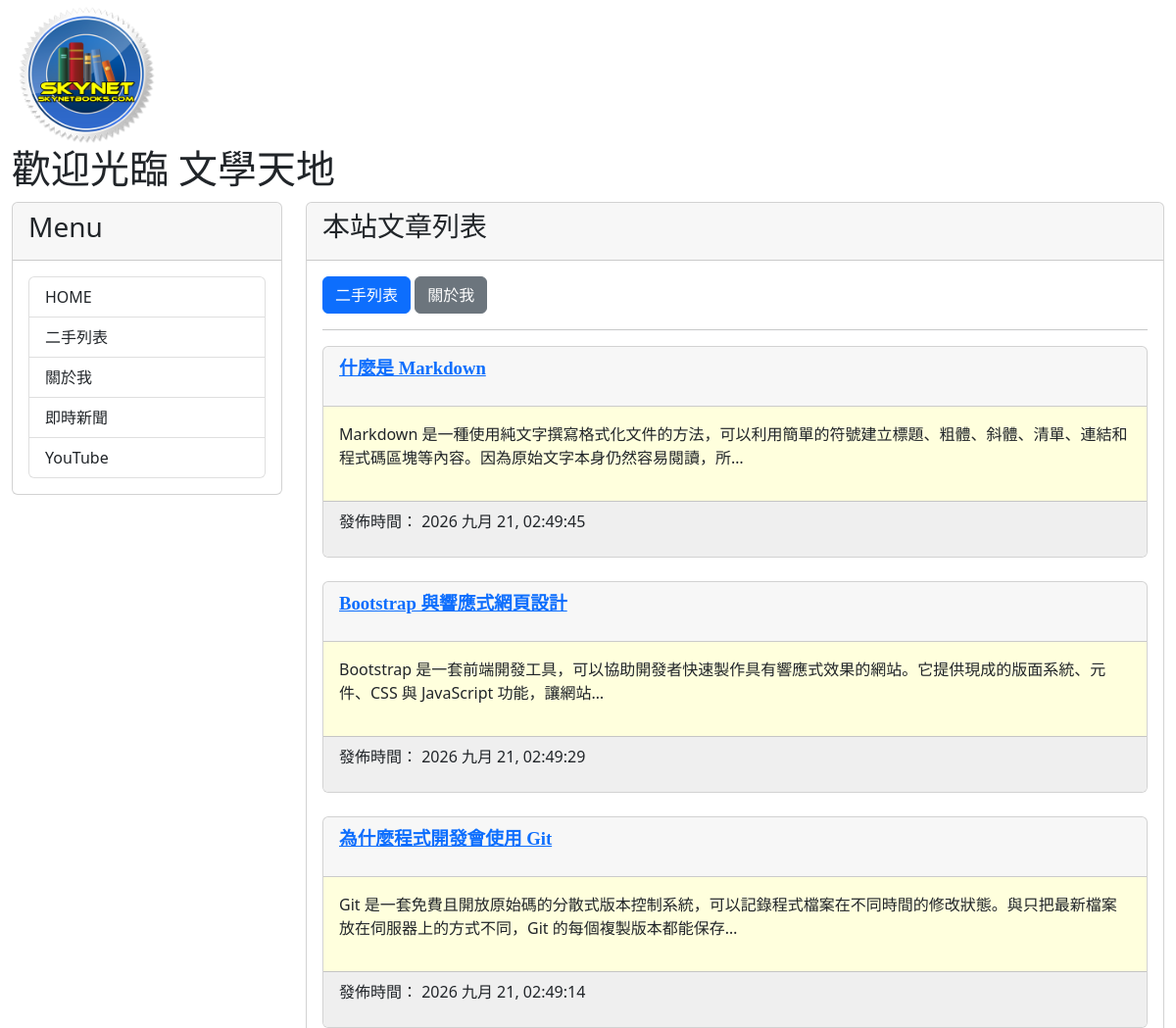
Before: / (upper part) with the older database file.
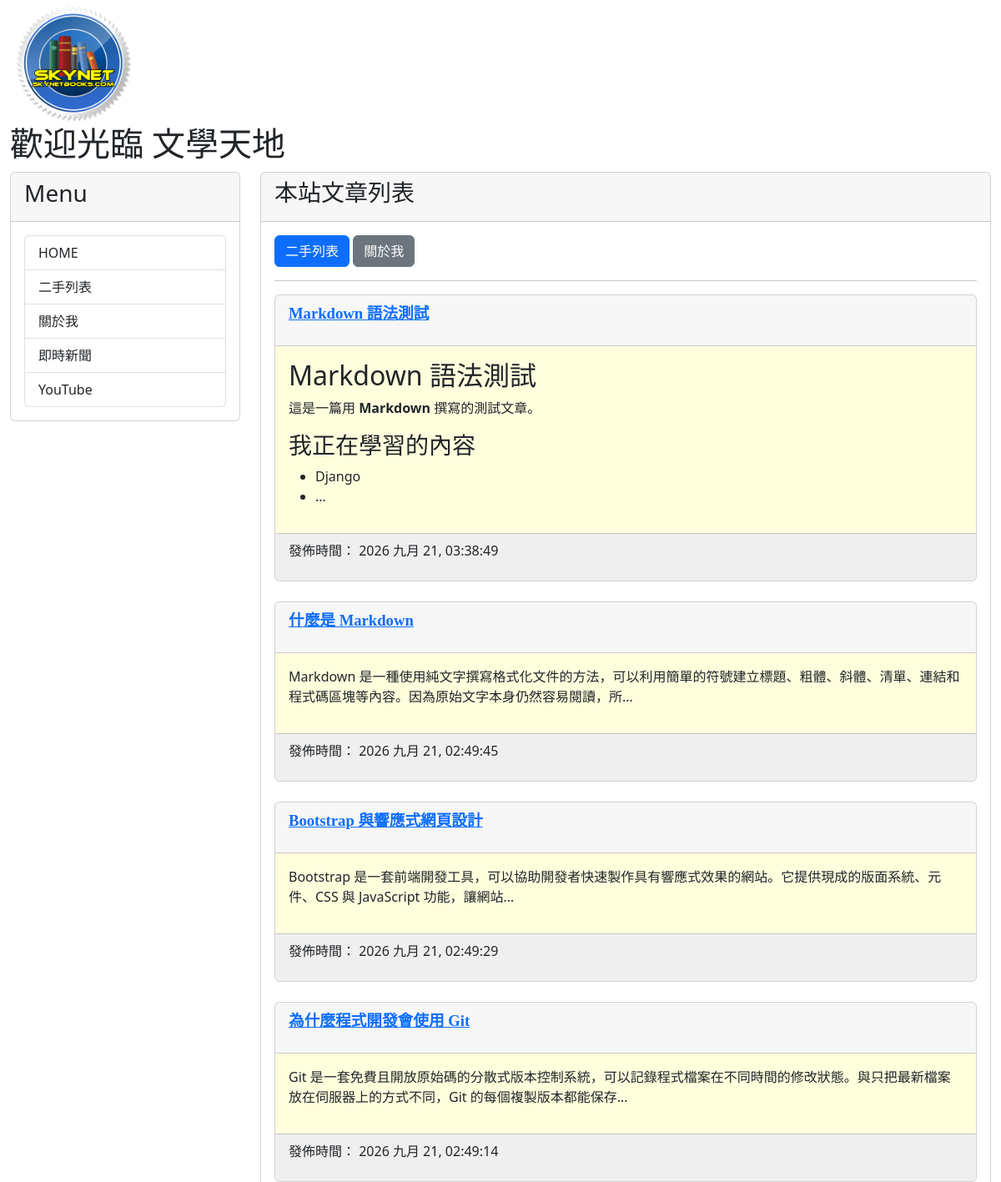
After: the same page with the newer database file.
### mysite/models.py (models this page shows, shortened)
class Post(models.Model):
    title = models.CharField(max_length=200)
    slug = models.CharField(max_length=200)
    body = models.TextField()
    pub_date = models.DateTimeField(auto_now_add=True)
    class Meta:
        ordering = ('-pub_date',)

### mysite/views.py (the view)
# urls.py: path('', homepage),
def homepage(request):
    posts = Post.objects.all()
    now = datetime.now()
    return render(request, 'index.html', locals())

### mysite/templatetags/markdown_extras.py (called while the page is built)
@register.filter
@stringfilter
def convert_markdown(text):
    return markdown.markdown(text)

### templates/index.html (shortened to what this page needs)
{% extends 'base.html' %}
{% load markdown_extras %}
{% block headmessage %}
<h3 style="font-family:標楷體;">
    本站文章列表
</h3>
{% endblock %}
{% block content %}
<div class="mb-3">
    <a href="/list/" class="btn btn-primary">
        二手列表
    </a>
    <a href="/about/" class="btn btn-secondary">
        關於我
    </a>
</div>
<hr>
{% for post in posts %}
<div class="card">
    <div class="card-header">
        <p style="font-family:微軟正黑體;
                  font-size:14pt;
                  font-weight:bold;">
            <a href="/post/{{ post.slug }}/">
                {{ post.title }}
            </a>
        </p>
    </div>
    <div class="card-body"
         style="background-color:#ffffdd;">
        {{ post.body | truncatechars:80 | convert_markdown | safe }}
    </div>
    <div class="card-footer"
         style="background-color:#efefef;">
        <p>
            發佈時間：
            {{ post.pub_date | date:"Y M d, H:i:s" }}
        </p>
    </div>
</div>
<br>
{% endfor %}
{% endblock %}

Changed rows visible on the page:
added Post: title "Markdown 語法測試", body|convert_markdown "Markdown 語法測試 這是一篇用 Markdown 撰寫的測試文章。 我正在學習的內容 Django …", pub_date "2026 九月 21, 03:38:49"
